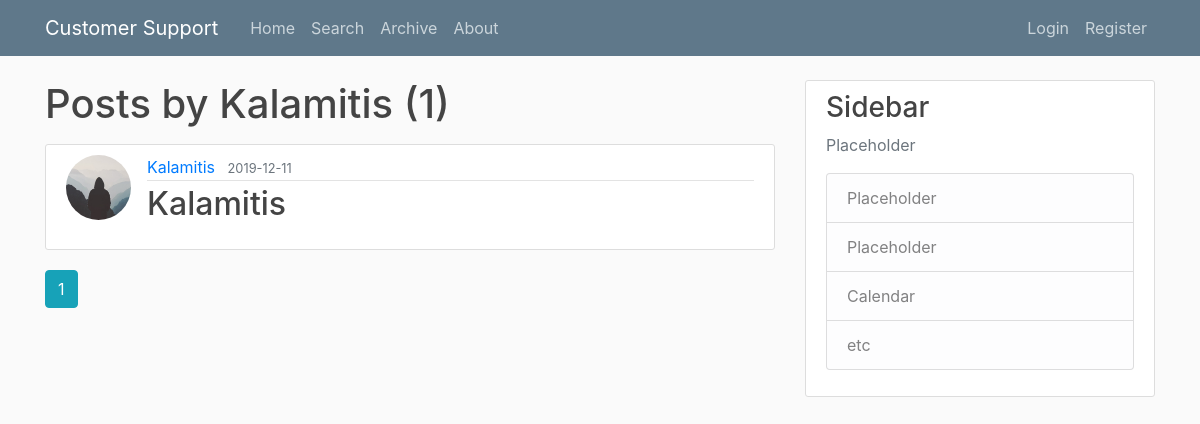
/user/Kalamitis, run on the app's committed database.
### project/models.py (models this page shows, shortened)
class User(db.Model, UserMixin):
    id = db.Column(db.Integer, primary_key=True)
    username = db.Column(db.String(20), unique=True, nullable=False)
    email = db.Column(db.String(120), unique=True, nullable=False)
    image_file = db.Column(db.String(20), nullable=False, default='default.jpg')
    password = db.Column(db.String(60), nullable=False)
    posts = db.relationship('Post', backref='author', lazy=True)

class Post(db.Model):
    id = db.Column(db.Integer, primary_key=True)
    title = db.Column(db.String(100), nullable=False)
    date_posted = db.Column(db.DateTime, nullable=False, default=datetime.utcnow)
    customer = db.Column(db.Text, nullable=False)
    microscope = db.Column(db.Text, nullable=False)
    country = db.Column(db.Text, nullable=False)
    date_req = db.Column(db.Text, nullable=False)
    problem_disc = db.Column(db.Text, nullable=False)
    os = db.Column(db.Text, nullable=False)
    digistar = db.Column(db.Text, nullable=False)
    gis = db.Column(db.Text, nullable=False)
    people_inv = db.Column(db.Text, nullable=False)
    actions = db.Column(db.Text, nullable=False)
    spares = db.Column(db.Text, nullable=False)
    date_fix = db.Column(db.Text, nullable=False)
    warranty = db.Column(db.Text, nullable=False)
    notes = db.Column(db.Text, nullable=False)
    user_id = db.Column(db.Integer, db.ForeignKey('user.id'), nullable=False)

### project/routes.py (the view)
@app.route("/user/<string:username>")
def user_posts(username):
    page = request.args.get('page', 1, type=int)
    user = User.query.filter_by(username=username).first_or_404()
    posts = Post.query.filter_by(author=user)\
        .order_by(Post.date_posted.desc())\
        .paginate(page=page, per_page=5)
    return render_template('user_posts.html', posts=posts, user=user)

### project/templates/user_posts.html (shortened to what this page needs)
{% extends "layout.html" %}
{% block content %}
    <h1 class="mb-3">Posts by {{ user.username }} ({{ posts.total }})</h1>
    {% for post in posts.items %}
        <article class="media content-section">
          <img class="rounded-circle article-img" src="{{ url_for('static', filename='profile_pics/' + post.author.image_file) }}">
          <div class="media-body">
            <div class="article-metadata">
              <a class="mr-2" href="{{ url_for('user_posts', username=post.author.username) }}">{{ post.author.username }}</a>
              <small class="text-muted">{{ post.date_posted.strftime('%Y-%m-%d') }}</small>
            </div>
            <h2><a class="article-title" href="{{ url_for('post', post_id=post.id) }}">{{ post.title }}</a></h2>
          </div>
        </article>
    {% endfor %}
    {% for page_num in posts.iter_pages(left_edge=1, right_edge=1, left_current=1, right_current=2) %}
      {% if page_num %}
        {% if posts.page == page_num %}
          <a class="btn btn-info mb-4" href="{{ url_for('user_posts', username=user.username, page=page_num) }}">{{ page_num }}</a>
        {% else %}
          <a class="btn btn-outline-info mb-4" href="{{ url_for('user_posts', username=user.username, page=page_num) }}">{{ page_num }}</a>
        {% endif %}
      {% else %}
        ...
      {% endif %}
    {% endfor %}
{% endblock content %}

### project/static/main.css (style rules this page uses)
body { background: #fafafa; color: #333333; margin-top: 5rem; }
h1, h2, h3, h4, h5, h6 { color: #444444; }
.content-section { background: #ffffff; padding: 10px 20px; border: 1px solid #dddddd; border-radius: 3px; margin-bottom: 20px; }
.article-title { color: #444444; }
.article-img { height: 65px; width: 65px; margin-right: 16px; }
.article-metadata { padding-bottom: 1px; margin-bottom: 4px; border-bottom: 1px solid #e3e3e3 }

### data on the page
User: username "Kalamitis"
Post: image_file (placeholder picture), author.username "Kalamitis", date_posted "2019-12-11", title "Kalamitis"

### other printed values
{{ posts.total }} "1"
{{ page_num }} "1"
